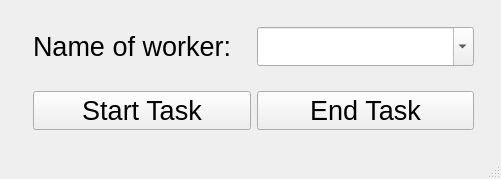
<?xml version="1.0" encoding="UTF-8"?>
<ui version="4.0">
 <class>MainWindow</class>
 <widget class="QMainWindow" name="MainWindow">
  <property name="geometry">
   <rect>
    <x>0</x>
    <y>0</y>
    <width>501</width>
    <height>152</height>
   </rect>
  </property>
  <property name="windowTitle">
   <string>MainWindow</string>
  </property>
  <widget class="QWidget" name="centralwidget">
   <property name="sizePolicy">
    <sizepolicy hsizetype="Expanding" vsizetype="Expanding">
     <horstretch>0</horstretch>
     <verstretch>0</verstretch>
    </sizepolicy>
   </property>
   <layout class="QVBoxLayout" name="verticalLayout_2">
    <item>
     <widget class="QFrame" name="frame">
      <property name="frameShape">
       <enum>QFrame::NoFrame</enum>
      </property>
      <property name="frameShadow">
       <enum>QFrame::Plain</enum>
      </property>
      <layout class="QFormLayout" name="formLayout">
       <item row="1" column="1">
        <widget class="QFrame" name="frame_2">
         <property name="frameShape">
          <enum>QFrame::NoFrame</enum>
         </property>
         <property name="frameShadow">
          <enum>QFrame::Plain</enum>
         </property>
         <layout class="QHBoxLayout" name="horizontalLayout">
          <property name="topMargin">
           <number>10</number>
          </property>
          <item>
           <widget class="QPushButton" name="pushButton">
            <property name="font">
             <font>
              <pointsize>20</pointsize>
             </font>
            </property>
            <property name="text">
             <string>Start Task</string>
            </property>
           </widget>
          </item>
          <item>
           <widget class="QPushButton" name="pushButton_2">
            <property name="font">
             <font>
              <pointsize>20</pointsize>
             </font>
            </property>
            <property name="text">
             <string>End Task</string>
            </property>
           </widget>
          </item>
         </layout>
        </widget>
       </item>
       <item row="0" column="1">
        <widget class="QFrame" name="frame_3">
         <property name="frameShape">
          <enum>QFrame::NoFrame</enum>
         </property>
         <property name="frameShadow">
          <enum>QFrame::Plain</enum>
         </property>
         <layout class="QHBoxLayout" name="horizontalLayout_2">
          <item>
           <widget class="QLabel" name="label">
            <property name="font">
             <font>
              <pointsize>20</pointsize>
             </font>
            </property>
            <property name="text">
             <string>Name of worker:</string>
            </property>
           </widget>
          </item>
          <item>
           <widget class="QComboBox" name="comboBox">
            <property name="minimumSize">
             <size>
              <width>0</width>
              <height>0</height>
             </size>
            </property>
            <property name="font">
             <font>
              <pointsize>20</pointsize>
             </font>
            </property>
            <property name="acceptDrops">
             <bool>true</bool>
            </property>
            <property name="editable">
             <bool>true</bool>
            </property>
           </widget>
          </item>
         </layout>
        </widget>
       </item>
      </layout>
     </widget>
    </item>
   </layout>
  </widget>
  <widget class="QStatusBar" name="statusbar"/>
 </widget>
 <resources/>
 <connections/>
</ui>
